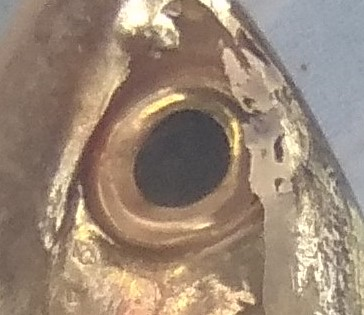
#> input picture WEB/dataset/Segar/IMG_20191016_063900.jpg, 364 x 315 px
$ python -i feature_extraction.py   (imports and definitions only)
#> lines starting #> are read from the running program, lines starting #| are printed output that depends on the picture
import cv2
import numpy as np


FEATURE_NAMES = ["mean_r", "mean_g", "mean_b", "mean_h", "mean_s", "mean_v"]


def ekstrak_fitur_gambar(path_gambar):
#> called with path_gambar = '../dataset/Segar/IMG_20191016_063900.jpg'
    gambar = cv2.imread(str(path_gambar))
#> gambar is the input picture: shape (315, 364, 3); mean B, G, R 118.6, 135.5, 154.4
    if gambar is None:
        raise ValueError("Gambar tidak dapat dibaca")

    b, g, r = cv2.split(gambar)
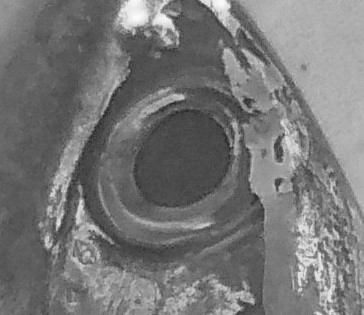
#> b: shape (315, 364); min 29, max 253, mean 118.6
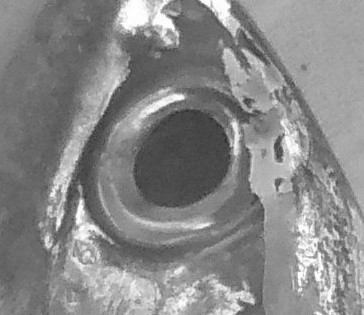
#> g: shape (315, 364); min 39, max 255, mean 135.5
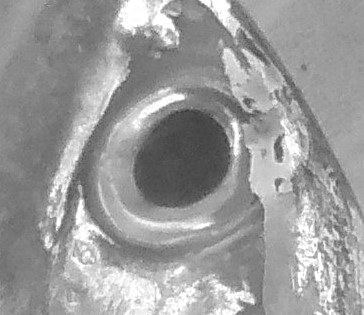
#> r: shape (315, 364); min 49, max 255, mean 154.4
    hsv = cv2.cvtColor(gambar, cv2.COLOR_BGR2HSV)
#> hsv: shape (315, 364, 3); mean H, S, V 29.9, 63.3, 156
    h, s, v = cv2.split(hsv)
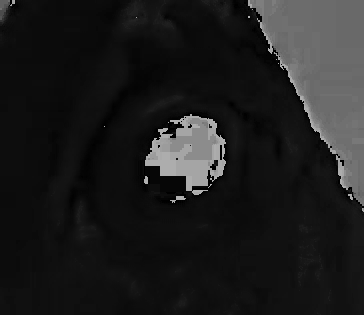
#> h: shape (315, 364); min 0, max 179, mean 29.9
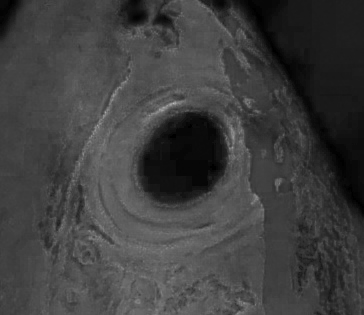
#> s: shape (315, 364); min 0, max 188, mean 63.3

    fitur = np.array([
        float(np.mean(r)),
        float(np.mean(g)),
        float(np.mean(b)),
        float(np.mean(h)),
        float(np.mean(s)),
        float(np.mean(v)),
    ])
#> fitur = [154.4, 135.5, 118.6, 29.91, 63.3, 156]

    return fitur


def fitur_ke_dict(fitur):
    return {nama: float(nilai) for nama, nilai in zip(FEATURE_NAMES, fitur)}

>>> result = ekstrak_fitur_gambar('../dataset/Segar/IMG_20191016_063900.jpg')
#> result = [154.4, 135.5, 118.6, 29.91, 63.3, 156]

$ run again, on WEB/dataset/Segar/IMG_20191016_063907.jpg
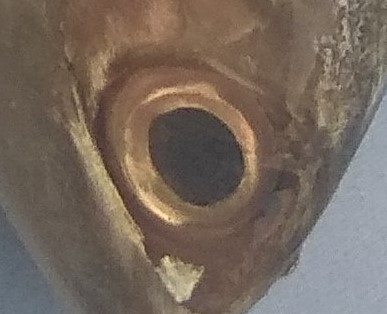
#> input picture WEB/dataset/Segar/IMG_20191016_063907.jpg, 387 x 314 px
#> in ekstrak_fitur_gambar, gambar is the input picture: shape (314, 387, 3); mean B, G, R 93.7, 104.6, 118.1
#> hsv: shape (314, 387, 3); mean H, S, V 32.1, 61.3, 120.5
#> in ekstrak_fitur_gambar, `h, s, v = cv2.split(hsv)`:
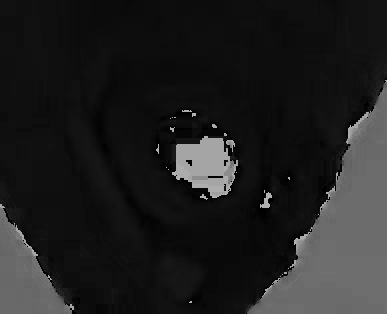
#> h: shape (314, 387); min 0, max 179, mean 32.1
#> in ekstrak_fitur_gambar, `h, s, v = cv2.split(hsv)`:
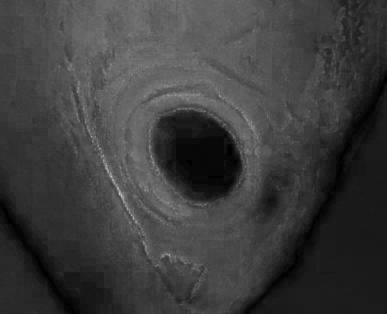
#> s: shape (314, 387); min 0, max 206, mean 61.3
#> fitur = [118.1, 104.6, 93.74, 32.09, 61.32, 120.5]

$ run again, on WEB/dataset/Segar/IMG_20191016_064000.jpg
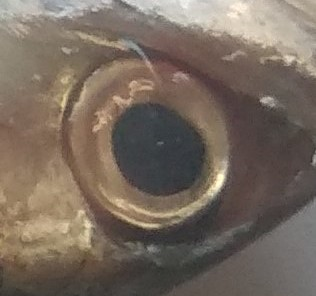
#> input picture WEB/dataset/Segar/IMG_20191016_064000.jpg, 316 x 296 px
#> in ekstrak_fitur_gambar, gambar is the input picture: shape (296, 316, 3); mean B, G, R 94.8, 106.2, 119.2
#> hsv: shape (296, 316, 3); mean H, S, V 22.7, 51.7, 119.6
#> in ekstrak_fitur_gambar, `h, s, v = cv2.split(hsv)`:
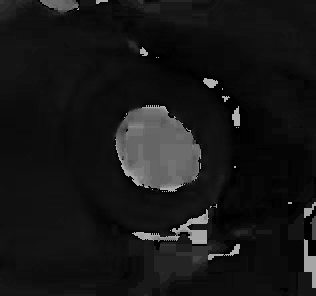
#> h: shape (296, 316); min 0, max 179, mean 22.7
#> in ekstrak_fitur_gambar, `h, s, v = cv2.split(hsv)`:
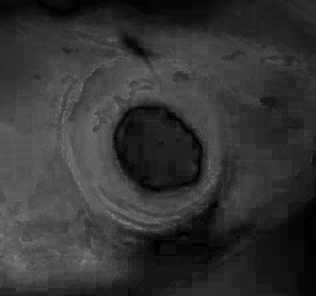
#> s: shape (296, 316); min 0, max 133, mean 51.7
#> fitur = [119.2, 106.2, 94.84, 22.67, 51.66, 119.6]

$ run again, on WEB/dataset/Segar/IMG_20191016_064031.jpg
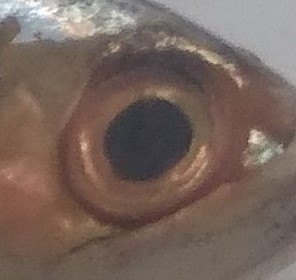
#> input picture WEB/dataset/Segar/IMG_20191016_064031.jpg, 296 x 280 px
#> in ekstrak_fitur_gambar, gambar is the input picture: shape (280, 296, 3); mean B, G, R 93, 101, 118.7
#> hsv: shape (280, 296, 3); mean H, S, V 33.4, 60.1, 119.4
#> in ekstrak_fitur_gambar, `h, s, v = cv2.split(hsv)`:
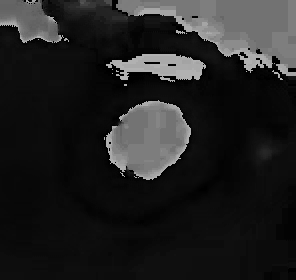
#> h: shape (280, 296); min 0, max 179, mean 33.4
#> in ekstrak_fitur_gambar, `h, s, v = cv2.split(hsv)`:
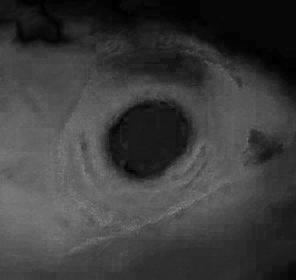
#> s: shape (280, 296); min 0, max 133, mean 60.1
#> fitur = [118.7, 101, 92.96, 33.43, 60.09, 119.4]
